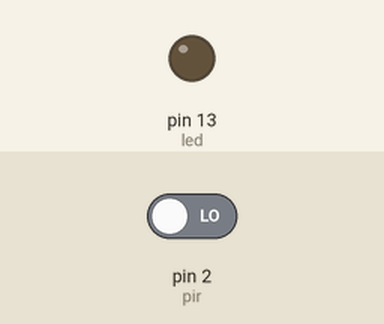
This sketch was run on a simulated Arduino Uno, built with avr-gcc and run on an emulated ATmega328P. On the bench: output pins drawn as LEDs (lit = HIGH). The test bench sets the inputs (shaded band); at power-on: pin 2 (pir) LOW.

Above: at 1.2 s.
1.3 s: pin 2 (pir) driven HIGH
At 1.9 s:
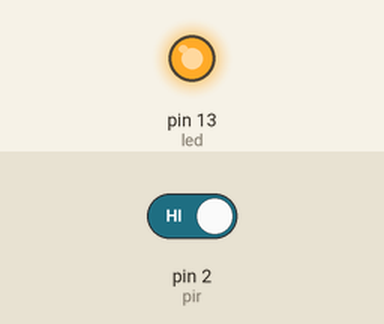
2.8 s: pin 2 (pir) driven LOW
At 4.2 s:
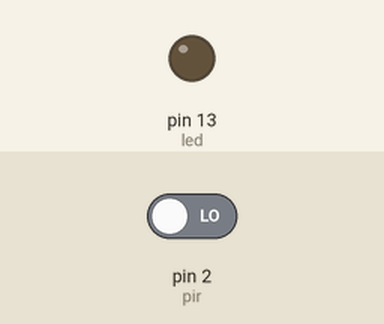
Timing chart, 0 to 5.8 s (numbered marks = the images above; inputs shaded):
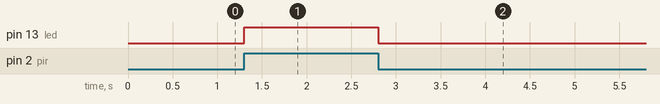

Measured:
- after the input at 1.3 s, pin 13 (led): LOW → HIGH at once
- after the input at 2.8 s, pin 13 (led): HIGH → LOW at once

The sketch:

code.ino
```cpp
int pir = 2;
int led = 13;

void setup() {
  pinMode(pir, INPUT);
  pinMode(led, OUTPUT);
}

void loop() {
  if (digitalRead(pir) == HIGH) {
    digitalWrite(led, HIGH);
  } else {
    digitalWrite(led, LOW);
  }
}
```
